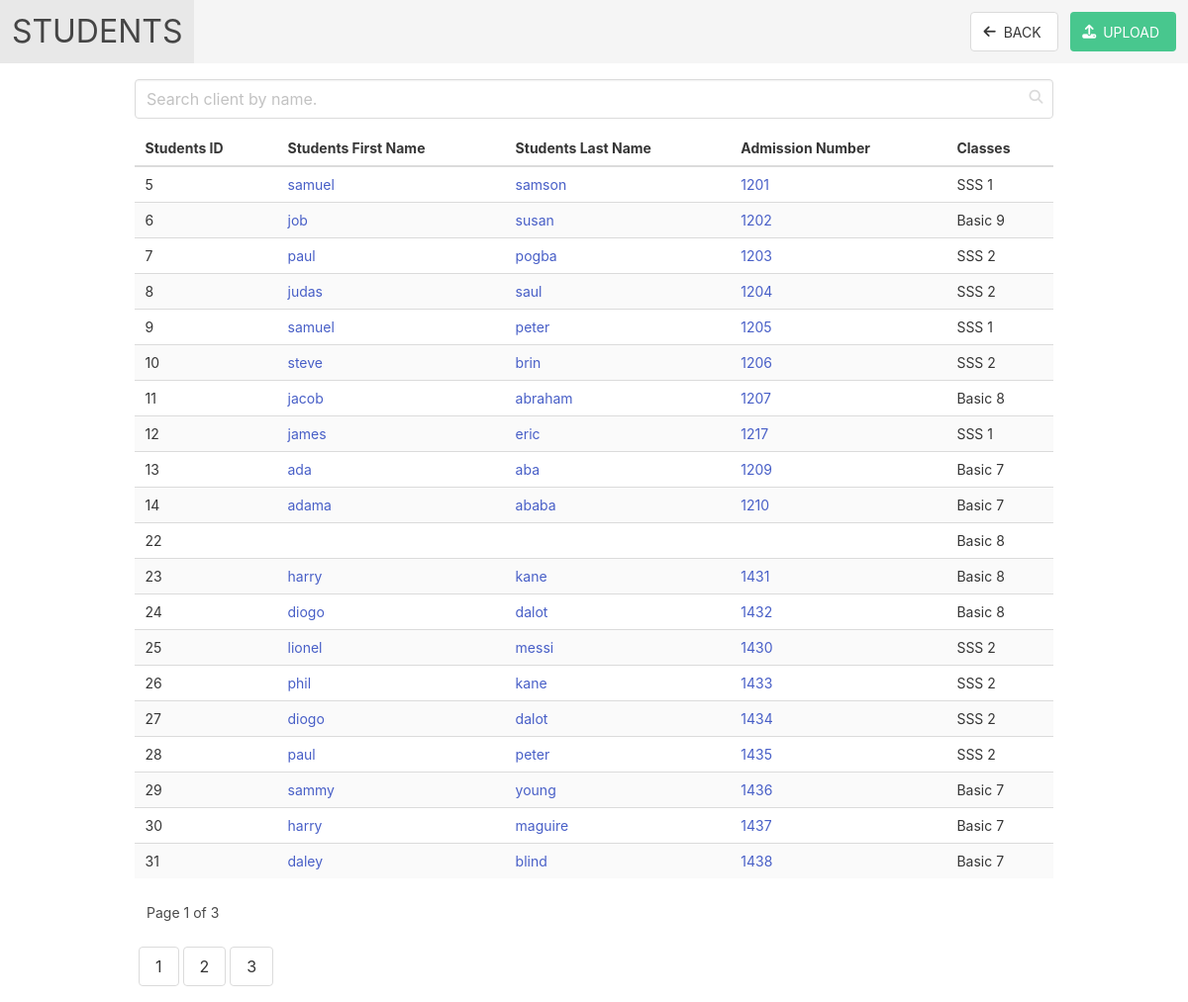
The page /educator/view_students.php on the database its author committed.
### tables this page shows
CREATE TABLE `users` (
  `id` bigint NOT NULL AUTO_INCREMENT,
  `first_name` varchar(50) NOT NULL,
  `last_name` varchar(50) NOT NULL,
  `phone` varchar(20) DEFAULT NULL,
  `admission_num` varchar(25) DEFAULT NULL,
  `classes_id` int DEFAULT NULL,
  `targets_id` int DEFAULT NULL,
  `pass` varchar(100) DEFAULT NULL,
  `campus_id` bigint DEFAULT NULL,
  `created_at` timestamp NOT NULL DEFAULT CURRENT_TIMESTAMP,
  `updated_at` timestamp NOT NULL DEFAULT CURRENT_TIMESTAMP,
  PRIMARY KEY (`id`),
  KEY `campus_id` (`campus_id`),
  KEY `targets_id` (`targets_id`),
  KEY `classes_id` (`classes_id`),
  CONSTRAINT `users_ibfk_1` FOREIGN KEY (`campus_id`) REFERENCES `campuses` (`id`) ON DELETE RESTRICT ON UPDATE RESTRICT,
  CONSTRAINT `users_ibfk_2` FOREIGN KEY (`targets_id`) REFERENCES `targets` (`id`) ON DELETE RESTRICT ON UPDATE RESTRICT,
  CONSTRAINT `users_ibfk_3` FOREIGN KEY (`classes_id`) REFERENCES `classes` (`id`) ON DELETE RESTRICT ON UPDATE RESTRICT
);

### server/getQuestions.php (called while the page is built, shortened)
<?php
    require 'db.php';
    require 'renderer.php';
    $db = new DbHandlers();
    $dl = new renderer();
    function getStudents(int $NumRow = 20, int $page = 1, int $targ = 1) {
        global $db, $dl;
        $offset = ($page - 1) * $NumRow;
        $count_query = "select count(*) from users";
        $query = "select * from users where targets_id = '$targ' limit $NumRow offset $offset ";
        $data = $db->getRowAssoc($query);
        $count = $db->getRows($count_query)[0][0];
        return [$dl->render('json', $data, null), $count];
    }

### server/db.php (called while the page is built, shortened)
<?php
class DbHandlers
{
    private $conn;
    private function do_conn()
    {
        try {
            $this->conn = new PDO("mysql:host=localhost;dbname=survey", "root", "Tope1234$");
            $this->conn->setAttribute(PDO::ATTR_ERRMODE, PDO::ERRMODE_EXCEPTION);
        } catch (PDOException $e) {
            $this->errLine = $e->getLine();
            $this->errFile = $e->getFile();
            $this->errMsg = $e->getMessage();
            $this->errorLogg();
        }
    }
    public function getRows($q)
    {
        $this->inQuery = $q;
        $stmt = $this->conn->prepare($this->inQuery);
        $stmt->execute();
        $this->tableRow = $stmt->fetchAll(PDO::FETCH_NUM);
        return $this->tableRow;
    }
    public function getRowAssoc($q)
    {
        $this->inQuery = $q;
        $stmt = $this->conn->prepare($this->inQuery);
        $stmt->execute();
        $this->tableAssoc = $stmt->fetchAll(PDO::FETCH_ASSOC);
        return $this->tableAssoc;
    }
}

### server/renderer.php (called while the page is built, shortened)
<?php
class renderer{
	public function render($format,$data,$options=null)
	{
		if(is_null($format))
		{
			$lg = new log();
			$lg->RaiseError('format','Please specify a format!');
		}
		else
		{
			$localMethod = "Render".strtoUpper($format);
			if(is_null($data))
			{
				$lg2 = new log();
				$lg2->RaiseError('data','Data must not be null');
			}
			else
			{
				return $this->$localMethod($data);
			}
		}
	}
	private function RenderJSON($d)
	{
		return  json_encode($d);
	}
}

### educator/view_students.php (the view, shortened to what this page needs)
<!DOCTYPE html>
<html lang="en">
<head>
    <link rel="stylesheet" href="../css/bulma.min.css">
</head>
<body>
    <?php
        require('../server/getQuestions.php');
        $page = $_GET['page'] ?? 1;
        $perPage = 20;
        $targ = 1;
        $customers = getStudents($perPage, $page,$targ);
        $clients = json_decode($customers[0]);
        $total = (int)$customers[1];
    ?>
    <nav class="navbar is-light">
        <div class="navbar-brand">
            <a class="navbar-item" href="#">
                <h1 style="font-size: xx-large;">STUDENTS</h1>
            </a>
        </div>
        <div id="navbarExampleTransparentExample" class="navbar-menu">
            <div class="navbar-end">
                <div class="navbar-item">
                    <div class="field is-grouped">
                        <p class="control">
                            <a class="bd-tw-button button" href="educator.php">
                                <span class="icon">
                                    <i class="fas fa-arrow-left"></i>
                                </span>
                                <span>
                                    BACK
                                </span>
                            </a>
                        </p>
                        <p class="control">
                            <a class="button is-success" href="upload_students.php">
                                <span class="icon">
                                    <i class="fas fa-upload"></i>
                                </span>
                                <span>UPLOAD</span>
                            </a>
                        </p>
                    </div>
                </div>
            </div>
        </div>
    </nav>
    <div class="container p-4">
    <div class="field">
        <div class="control has-icons-right">
            <input id="myInput" name="myInput" onkeyup="doSearch();" class="input" type="text" placeholder="Search client by name.">
            <span class="icon is-small is-right">
            </span>
        </div>
    </div>
    <div class="table-container">
        <table id="myTable" name="myTable" class="table is-striped is-hoverable is-fullwidth">
            <thead>
                <tr>
                    <th>Students ID</th>
                    <th>Students First Name</th>
                    <th>Students Last Name</th>
                    <th>Admission Number</th>
                    <th>Classes</th>
                </tr>
            </thead>
            <tbody>
                <?php
                foreach($clients as $client) {
                    ?>
                    <tr>
                        <td style="text-align: centre;"><?php echo $client->id; ?></td>
                        <td><a href="student.php?page=<?php echo $client->id; ?>"><?php echo $client->first_name; ?></a></td>
                        <td><a href="student.php?page=<?php echo $client->id; ?>"><?php echo $client->last_name; ?></a></td>
                        <td><a href="student.php?page=<?php echo $client->id; ?>"><?php echo $client->admission_num; ?></a></td>
                        <td>
                            <?php
                                switch ($client->classes_id) {
                                    case "1" :
                                        echo "Basic 7";
                                        break;
                                    case "2" :
                                        echo "Basic 8";
                                        break;
                                    case "3" :
                                        echo "Basic 9";
                                        break;
                                    case "4" :
                                        echo "SSS 1";
                                        break;
                                    case "5" :
                                        echo "SSS 2";
                                        break;
                                }
                             ?>
                             </td>
                    </tr>
                    <?php
                }
                ?>
            </tbody>
        </table>
        <span class="pl-3">Page <?php echo $_GET['page'] ?? 1; ?> of <?php echo ceil($total/20); ?></span>
    </div>
    <div class="field is-grouped" style="overflow-x: auto;">
        <?php
            $btnNo = $total/20;
            for($t=0; $t<$btnNo; $t++) {
                ?>
                <a class="button ml-1" href="view_students.php?page=<?php echo $t+1; ?>"><?php echo $t+1; ?></a>
                <?php
            }
        ?>
    </div>
    </div>
</body>
</html>

### educator/view_students.php (style rules this page uses)
* { font-size: 14px; }

### rows shown on the page
users: id "5", first_name "samuel", last_name "samson", admission_num "1201", shows "SSS 1"
users: id "6", first_name "job", last_name "susan", admission_num "1202", shows "Basic 9"
users: id "7", first_name "paul", last_name "pogba", admission_num "1203", shows "SSS 2"
users: id "8", first_name "judas", last_name "saul", admission_num "1204", shows "SSS 2"
users: id "9", first_name "samuel", last_name "peter", admission_num "1205", shows "SSS 1"
users: id "10", first_name "steve", last_name "brin", admission_num "1206", shows "SSS 2"
users: id "11", first_name "jacob", last_name "abraham", admission_num "1207", shows "Basic 8"
users: id "12", first_name "james", last_name "eric", admission_num "1217", shows "SSS 1"
users: id "13", first_name "ada", last_name "aba", admission_num "1209", shows "Basic 7"
users: id "14", first_name "adama", last_name "ababa", admission_num "1210", shows "Basic 7"
users: id "22", shows "Basic 8"
users: id "23", first_name "harry", last_name "kane", admission_num "1431", shows "Basic 8"
users: id "24", first_name "diogo", last_name "dalot", admission_num "1432", shows "Basic 8"
users: id "25", first_name "lionel", last_name "messi", admission_num "1430", shows "SSS 2"
users: id "26", first_name "phil", last_name "kane", admission_num "1433", shows "SSS 2"
users: id "27", first_name "diogo", last_name "dalot", admission_num "1434", shows "SSS 2"
users: id "28", first_name "paul", last_name "peter", admission_num "1435", shows "SSS 2"
users: id "29", first_name "sammy", last_name "young", admission_num "1436", shows "Basic 7"
users: id "30", first_name "harry", last_name "maguire", admission_num "1437", shows "Basic 7"
users: id "31", first_name "daley", last_name "blind", admission_num "1438", shows "Basic 7"

### other values the page prints
$_GET['page'] "1"
ceil($total/20) "3"
